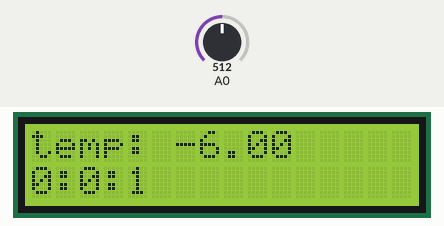
This sketch was run on a simulated Arduino Uno, built with avr-gcc and run on an emulated ATmega328P. Parts: 16×2 character LCD. The test bench sets the inputs (shaded band); at power-on: A0 = 512.

Above: at 1.2 s.
1.3 s: A0 set to 716
At 2.6 s:
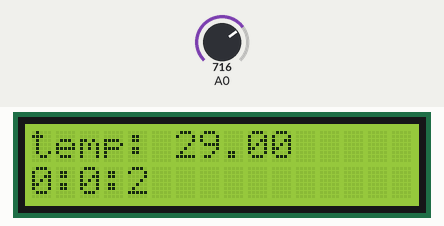
At 4.9 s:
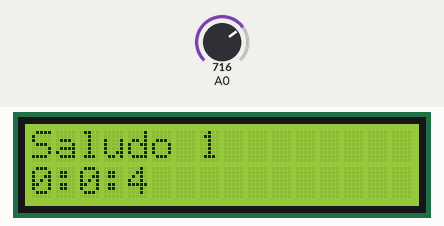
Timing chart, 0 to 6.4 s (numbered marks = the images above; inputs shaded):
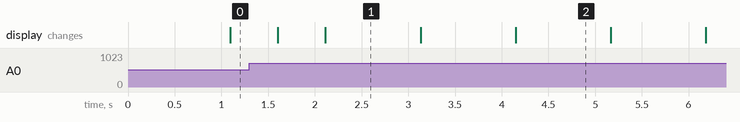

The sketch:

LCD.ino
```cpp
//El siquignete codigo es la implementacion de lo descrito en el archivo README sobre el arduino.
//las siguientes librerias son Time, Timelib y LiquidCrystal
//       NOTA: LiquidCrystal es una libreria que viene con el IDE de desarrollo de arduino pero
//              Time, no lo es, ni Timelib; estas se pueden descargar sobre el link mostrado en el archivo README

//Lo primero será importar las librerias
#include <Time.h>
#include <TimeLib.h>
#include <LiquidCrystal.h>

// la variable time_t t parte de la funcionalidad de la libreria Time y se usa para tener el manejo de la hora y fecha
time_t t;
//la variable de tipo LiquidCrystal sirve para inicializar la comunicacion con el display LCD, usando los puertos asignados a
//como se muestra en el esquam de conexion
LiquidCrystal lcd(12, 11, 5, 4, 3, 2);
//el siguiente arreglo es para almacenar los saludos, por defecto habra 3 saludos preestablecido
//  Saludo 1, Saludo 2 y Saludo 3, al iniciar el arduino, si no e ha iniciado la interfaz de java, esos se mostraran
String saludo[3];
//en caso de que algo ocurra mal con la libreria de Time, se mostraría el mensaje S/H en lugar de la Hora
//en la parte inferior del display, esa es la funcion de la siguiente variable
String reloj="S/H";
//cada cierto tiempo (4 seg) se intercambia la temp por un saludo, la variable cambio cuenta
//el tiempo entre cada cambio para poder realizar el siguiente
int cambio;
//la siguiente variable booleana sirve para indicar si se está mostrando el saludo
//o la temperatura, siendo true es que se muestra el saludo, sirve junto con la
//variable anterior para el cambio
boolean m=false;
//index sirve para navegar entre los saludos, al solicitar
//el cambio en la interfaz index aumentará o disminuira
//dependiendo del mensaje que se solicite a mostrar
int index=0;
//está variable es para almacenar la lectura del sensor de temperatura
float centigrados=0.0;

//en el setup vemos varias cosas, lo primero es la inicializacion del display
//al usar un display 16X2 indicamos esas dimensiones con el lcd.begin
//luego se inicializa la comunicacion serial (que es con la misma se comunicará la interfaz java)
//y al final se inicializan los saludos antes mencionados
void setup(){
lcd.begin(16, 2);
Serial.begin(9600);
  saludo[0] = "Saludo 1";
  saludo[1] = "saludo 2";
  saludo[2] = "saludo 3";
}

//este loop nos ayuda para tener el control de cada cuanto se leera la comunicacion del serial
//y cada cuando se cambiará el mensaje, actualizrá la hora y la temperatura
void loop(){
//metodo actualizar, su funcion es leer un String recibido de la interfaz en java con el cual
//asignará los mensajes, actualizará la hora real del sistema y asignará un mensaje a mostrar
//ademas se actualiza la lectura de temperatura del sensor
actualizar();

//escribeHora hace lo homonimo, escribiendo la hora en formato de 24hrs
escribeHora();
//escribeM escribira ya sea el saludo o la temperatura, dependiendo del valor de la variable
//booleana m
escribeM();


delay(500);
//aqui es donde se cuenta el tiempo para realizar los cambios entre el mensaje de saludo y temp
//simplemente al contar los 4 seg se modifica el valor de la booleana m para que el metodo
//escribeM escriba la temperatura o el saludo, dependiendo de lo que toque
cambio = cambio +500;
if(cambio>=4000){
  cambio=0;
 if(m){
  m = false;
 }else{
  m = true;
 }
}

}

//metodo actualizar
void actualizar(){
//en está parte declaramos una serie de variables que nos ayudarán a leer el mensaje
//del serial (dado por la interfaz java) y a asignaro a sus variables correspondientes
String Mensaje="";
int indice=0;
int mensajes=0;
String aux="";
int h,m,s;
//el siguiente while se encarga de leer toda la comunicacion que reciva el serial, pero
//la recibirá a forma de codigo ASCCI y por caracter, por lo que usamos el metodo
//Decimal_to_ASCII para transformar lo leido en chars y luego lo apilamos en un String
//para obtener el mensaje completo
while (Serial.available()>0){
Mensaje= Mensaje+Decimal_to_ASCII(Serial.read());

}

//en esta parte del metodo si el mensaje existe se captura la hora (que es la primer parte del mensaje)
//el formato recibido del serial es 00 00 00*saludo,saludo,saludo*0
//siendo los primeros numeros la hr (horas,minutos,segundos) luego un * que indica que comienzan los saludos
//siendo separados por comas y seguidos de otro * que indica comienza el valor del INDEX, varibale descrita al inicio
//cuya funcion es indicar que saludo mostrar
if(Mensaje!=""){
  //capturamos la hora del serial
    reloj ="";
  //el siguiente while leera los chars hasta toparse con un *
  //que indica se ha terminado de leer la hora
    while(Mensaje.charAt(indice)!='*'){
      //este otro while busca hasta un espacio porque las horas,minutos y segundos se separan por espacios
      while(Mensaje.charAt(indice)!=' '){
      reloj = reloj+Mensaje.charAt(indice);
      indice++;
      }
      h = reloj.toInt();

      reloj="";
      indice++;
      while(Mensaje.charAt(indice)!=' '){
      reloj = reloj+Mensaje.charAt(indice);
      indice++;
      }
      m = reloj.toInt();

      reloj="";
      indice++;
      while(Mensaje.charAt(indice)!='*'){
      reloj = reloj+Mensaje.charAt(indice);
      indice++;
      }
      s = reloj.toInt();
      reloj="";
      //ya asignados los valores a las variables h,m y s se usa el metodo setTime
      //que inicializa la hora y la fecha a los valores dados como parametros
      //NOTA la fecha dada es arbitraria, puede cambiarse pero para este ejemplo
      //como no se usa, no hay problema cual sea
      setTime(h,m,s,12,04,2018);

    }
    //es importante decir que indice ayuda a ser el puntero de lectura sobre el mensaje de entrada
    //del serial
      indice++;
  //el sigueinte while leera todos los saludos
  while(Mensaje.charAt(indice)!='*'){
    //almacenando cada char del saludo en la variable aux, hasta toparse con una coma
    //será entonces que el saludo se asigne al arreglo, se vacie la variable auxiliar
    //y se vuelva a comenzar
    if(Mensaje.charAt(indice)!=','){
     aux = aux+Mensaje.charAt(indice);
     }
     else{

      saludo[mensajes] = aux;
      mensajes++;
      aux="";
     }
    indice++;
  }
  //aqui sólo queda leer el ultimo char que indica cual saludo mostrar
  indice++;
  //si es un 0 mostrará el primer saludo, un 1 el segundo y así
switch(Mensaje.charAt(indice)){
  case '0' : index =0;
  break;
  case '1' : index =1;
  break;
  case '2': index = 2;
  break;
}

}
//capturamos temperatura

centigrados = (analogRead(A0)*500)/1024;

}
//fin de metodo

//este metodo es muy sencillo, ya que sólo coloca el cursor de escritura del display
//en el inicio de la pantalla y el segundo renglon, borra lo que haya escrito y escribe
//la nueva hora
void escribeHora(){
  lcd.setCursor(0,1);
  lcd.print("                ");
  lcd.setCursor(0,1);
  //aqui se usa la variable de tipo time_t descrita anteriormente
  //nos ayuda a traer la hora asignada anteriormente con setTime
  //con la moneria de poder solicitar ya sea la hora solamente, el minuto, segundo
  //incluso partes de la fecha pero para este ejemplo no ocupamos eso
  t = now();
  reloj = hour(t);
  reloj = reloj+":";
  reloj = reloj+minute(t);
  reloj = reloj+":";
  reloj = reloj+second(t);
  //imprime la hora
  lcd.print(reloj);

}
//fin del metodo

//este es el metodo que escribe ya sea la lectura de temperatura
//o el saludo. De igual manera primero borra lo anterior escrito y vuelve a escribir
void escribeM(){
  lcd.setCursor(0,0);
  lcd.print("                ");
  lcd.setCursor(0,0);
  if(m){
    lcd.print(saludo[index]);
  }else{
    lcd.print("temp: ");
    lcd.print(centigrados);
  }
}
//fin del metodo

//este es de los primeros metodos descritos y nos ayuda a transformar
//la lectura del serial que viene en formato ASCII a un char
//ASCII tiene una cantidad enormemente mayor de claves pero sólo incluí
//las que creí necesarias para el ejemplo
//se pueden consultar simplemente observando la salida
char Decimal_to_ASCII(int entrada){
  char salida=' ';
  switch(entrada){
case 32:
salida=' ';
break;
case 33:
salida='!';
break;
case 34:
salida='"';
break;
case 35:
salida='#';
break;
case 36:
salida='$';
break;
case 37:
salida='%';
break;
case 38:
salida='&';
break;
case 39:
salida=' ';
break;
case 40:
salida='(';
break;
case 41:
salida=')';
break;
case 42:
salida='*';
break;
case 43:
salida='+';
break;
case 44:
salida=',';
break;
case 45:
salida='-';
break;
case 46:
salida='.';
break;
case 47:
salida='/';
break;
case 48:
salida='0';
break;
case 49:
salida='1';
break;
case 50:
salida='2';
break;
case 51:
salida='3';
break;
case 52:
salida='4';
break;
case 53:
salida='5';
break;
case 54:
salida='6';
break;
case 55:
salida='7';
break;
case 56:
salida='8';
break;
case 57:
salida='9';
break;
case 58:
salida=':';
break;
case 59:
salida=';';
break;
case 60:
salida='<';
break;
case 61:
salida='=';
break;
case 62:
salida='>';
break;
case 63:
salida='?';
break;
case 64:
salida='@';
break;
case 65:
salida='A';
break;
case 66:
salida='B';
break;
case 67:
salida='C';
break;
case 68:
salida='D';
break;
case 69:
salida='E';
break;
case 70:
salida='F';
break;
case 71:
salida='G';
break;
case 72:
salida='H';
break;
case 73:
salida='I';
break;
case 74:
salida='J';
break;
case 75:
salida='K';
break;
case 76:
salida='L';
break;
case 77:
salida='M';
break;
case 78:
salida='N';
break;
case 79:
salida='O';
break;
case 80:
salida='P';
break;
case 81:
salida='Q';
break;
case 82:
salida='R';
break;
case 83:
salida='S';
break;
case 84:
salida='T';
break;
case 85:
salida='U';
break;
case 86:
salida='V';
break;
case 87:
salida='W';
break;
case 88:
salida='X';
break;
case 89:
salida='Y';
break;
case 90:
salida='Z';
break;
case 91:
salida='[';
break;
case 92:
salida=' ';
break;
case 93:
salida=']';
break;
case 94:
salida='^';
break;
case 95:
salida='_';
break;
case 96:
salida='`';
break;
case 97:
salida='a';
break;
case 98:
salida='b';
break;
case 99:
salida='c';
break;
case 100:
salida='d';
break;
case 101:
salida='e';
break;
case 102:
salida='f';
break;
case 103:
salida='g';
break;
case 104:
salida='h';
break;
case 105:
salida='i';
break;
case 106:
salida='j';
break;
case 107:
salida='k';
break;
case 108:
salida='l';
break;
case 109:
salida='m';
break;
case 110:
salida='n';
break;
case 111:
salida='o';
break;
case 112:
salida='p';
break;
case 113:
salida='q';
break;
case 114:
salida='r';
break;
case 115:
salida='s';
break;
case 116:
salida='t';
break;
case 117:
salida='u';
break;
case 118:
salida='v';
break;
case 119:
salida='w';
break;
case 120:
salida='x';
break;
case 121:
salida='y';
break;
case 122:
salida='z';
break;
case 123:
salida='{';
break;
case 124:
salida='|';
break;
case 125:
salida='}';
break;
case 126:
salida='~';
break;


  }
  return salida;
}
```

Measured:
- what the display in image 1 shows lasts 1.0 s, from 2.1 s to 3.1 s
